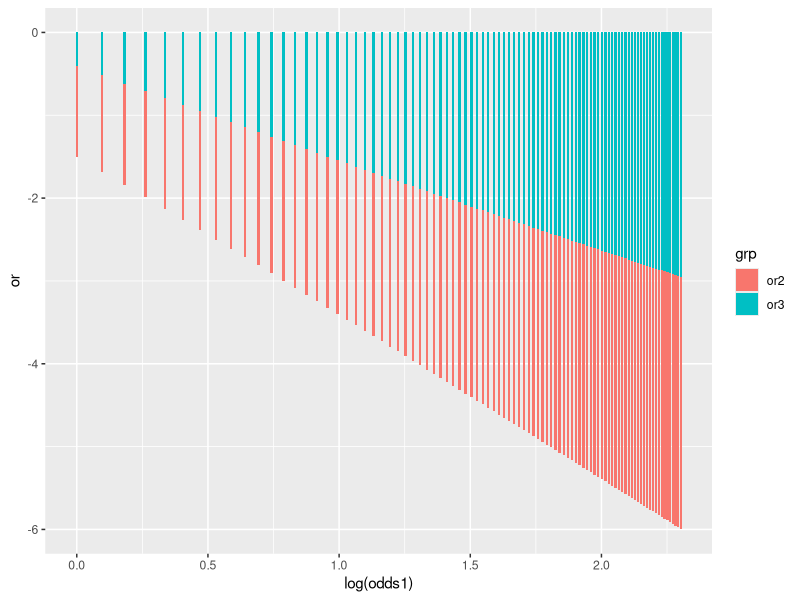

Recreate this plot in R.
## ---- chunk 1
library(tidyverse)

o_to_p <- function (x) {
  x / (x + 1)
}

p_to_o <- function(x) {
  (x) / (1 - x)
}

three_level_props <- function (odds1, odds2) {
  p1 <- o_to_p(odds1)
  p12 <- o_to_p(odds2)
  p2 <- p12 - p1
  p3 <- 1 - p1 - p2

  c(p1, p2, p3)
}

make_row <- function(odds1, c) {
  tibble(
    odds1 = odds1,
    prob = three_level_props(odds1, c * odds1),
    grp = c("p1", "p2", "p3")
  )
}

make_data <- function(c) {
  map_df(seq(.1, 10, .1), ~ make_row(., c))
}

make_plot <- function(c) {
  ggplot(make_data(c), aes(x = odds1, y = prob, fill = grp)) +
    geom_col()
}
## ---- chunk 2
general_odds <- function (odds1, odds21) {
  p1 <- o_to_p(odds1)
  p2 <- o_to_p(odds21) - p1
  p3 <- 1 - p1 - p2

  or2 <- p2 / p1
  or3 <- p3 / p1

  c(log(or2), log(or3))
}

make_row_gen <- function(odds1, c) {
  tibble(
    odds1 = odds1,
    or = general_odds(odds1, c * odds1),
    grp = c("or2", "or3")
  )
}

make_data_gen <- function(c) {
  map_df(seq(1, 10, .1), ~ make_row_gen(., c))
}

make_plot_gen <- function(c) {
  ggplot(make_data_gen(c), aes(x = log(odds1), y = or, fill = grp)) +
    geom_col()
}

make_plot_gen(2)
